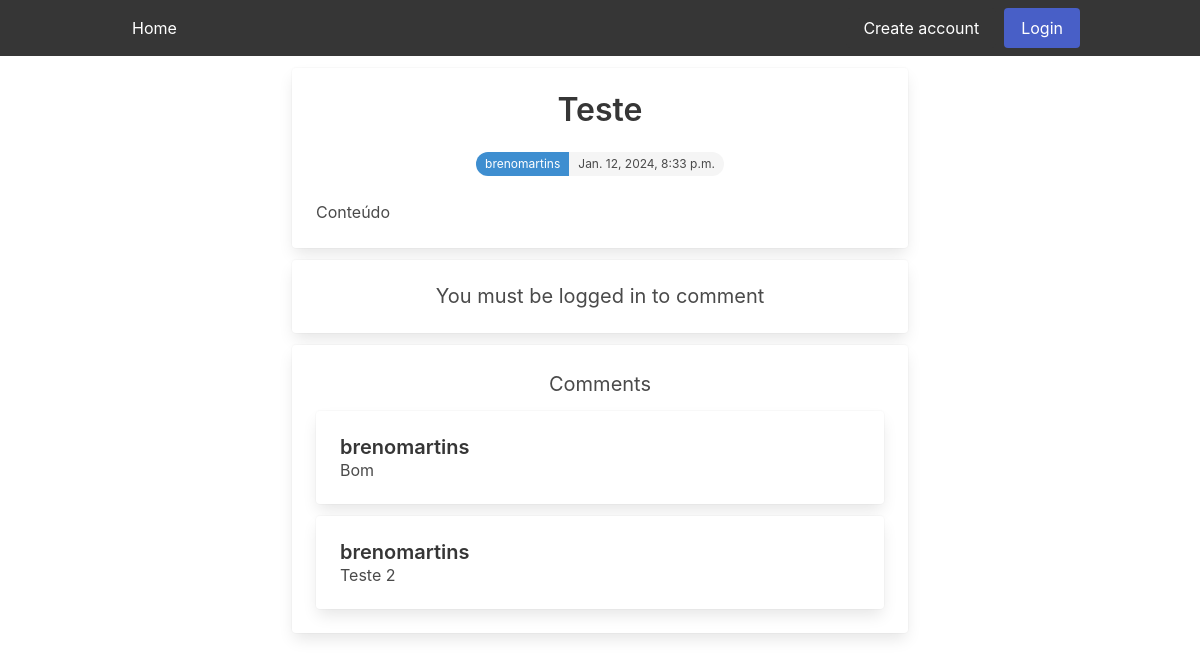
The app's page /post/1/ with its own data.
### djangoTeste/models.py (models this page shows)
class Post(models.Model):
    title = models.CharField(max_length=200)
    content = models.TextField()
    date_published = models.DateTimeField(auto_now_add=True)
    author = models.ForeignKey(User, on_delete=models.CASCADE)

class Comment(models.Model):
    author = models.ForeignKey(User, on_delete=models.CASCADE)
    content = models.TextField()
    date_created = models.DateTimeField(auto_now_add=True)
    post = models.ForeignKey(Post, related_name='comments', on_delete=models.CASCADE)

### djangoTeste/views.py (the view)
# urls.py: path('post/<int:pk>/', views.post_detail, name='post_detail'),
def post_detail(request, pk):
    post = get_object_or_404(Post, pk=pk)
    return render(request, 'blog/post_detail.html', {'post': post})

### templates/blog/post_detail.html
{% extends "base.html" %}
{% block content %}
    {% if post %}
        {% include "post.html" with post=post %}
        <div class="card mt-3">
            {% if user.is_authenticated %}
                {% include "comment_form.html" %}
            {% else %}
                {% include "login_prompt.html" %}
            {% endif %}
        </div>
        {% if post.comments.all %}
            <div class="card mt-3">
                <div class="card-content">
                    <h6 class="has-text-centered is-size-5">Comments</h6>
                    {% for comment in post.comments.all %}
                        {% include "comment.html" with comment=comment %}
                    {% endfor %}
                </div>
            </div>
        {% else %}
            {% include "no_comments.html" %}
        {% endif %}
    {% else %}
        {% include "no_post.html" %}
    {% endif %}
{% endblock content %}

### templates/post.html (shortened to what this page needs)
<div class="card article">
    <div class="card-content">
        <div class="media">
            <div class="media-content has-text-centered">
                <p class="title article-title">{{ post.title }}</p>
                <div class="tags has-addons level-item">
                    <span class="tag is-rounded is-info">{{ post.author }}</span>
                    <span class="tag is-rounded">{{ post.date_published }}</span>
                </div>
            </div>
        </div>
        <div class="content article-body">
            <p>{{ post.content }}</p>
        </div>
    </div>
</div>

### templates/comment.html (shortened to what this page needs)
<div class="card mt-3">
    <div class="card-content">
        <div class="media">
            <div class="media-content">
            <div class="is-flex is-justify-content-space-between">
                <p class="subtitle is-5 d-flex ">
                    <strong>{{ comment.author }}</strong>
                </p>
            </div>
                <p class="subtitle is-6">
                    {{ comment.content }}
                </p>
            </div>
        </div>
    </div>
</div>

### records on screen
Post: title "Teste", author "brenomartins", date_published "Jan. 12, 2024, 8:33 p.m.", content "Conteúdo"
Comment: author "brenomartins", content "Bom"
Comment: author "brenomartins", content "Teste 2"
